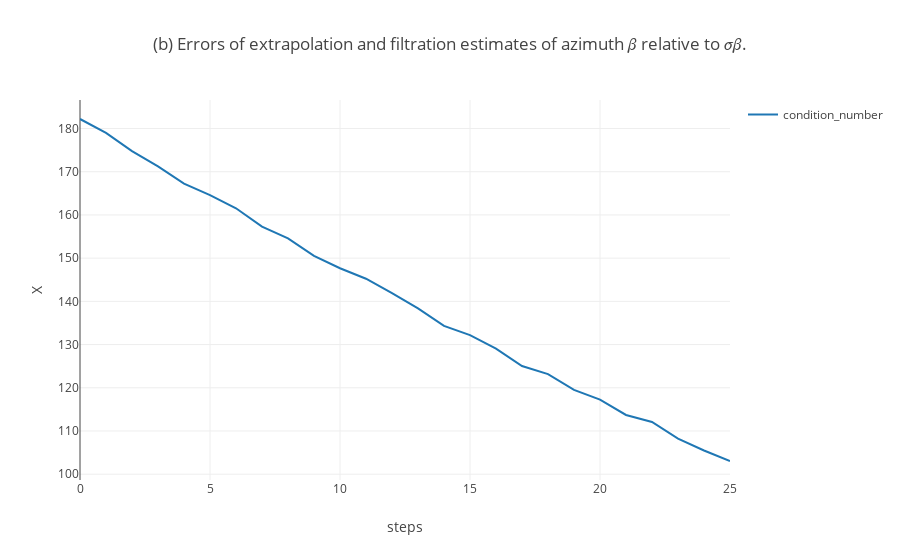

The notebook cell this image was saved under:
### Code cell
data = [
    go.Scatter(
        y = cond_number,
        name='condition_number'
    ),
]

layout= go.Layout(
    title= '(b) Errors of extrapolation and filtration estimates of azimuth 𝛽 relative to 𝜎𝛽.',
    xaxis= dict(
        title= 'steps',
    ),
    yaxis=dict(
        title= 'X',
    ),
    showlegend= True
)
fig= go.Figure(data=data, layout=layout)
iplot(fig)

### Figure 1 — Plotly figure (JSON) as saved in the notebook; plotly's stock layout.template omitted (floating-point values rounded to 4 significant figures)
{"data": [{"name": "condition_number", "type": "scatter", "uid": "900023d8-d324-11e8-bca5-320015d81da0", "y": [182.2, 179.0, 174.8, 171.2, 167.3, 164.6, 161.5, 157.3, 154.6, 150.5, 147.7, 145.2, 141.9, 138.4, 134.3, 132.2, 129.1, 125.0, 123.2, 119.5, 117.2, 113.7, 112.1, 108.2, 105.5, 103.1]}], "layout": {"showlegend": true, "title": "(b) Errors of extrapolation and filtration estimates of azimuth 𝛽 relative to 𝜎𝛽.", "xaxis": {"title": "steps"}, "yaxis": {"title": "X"}}}
